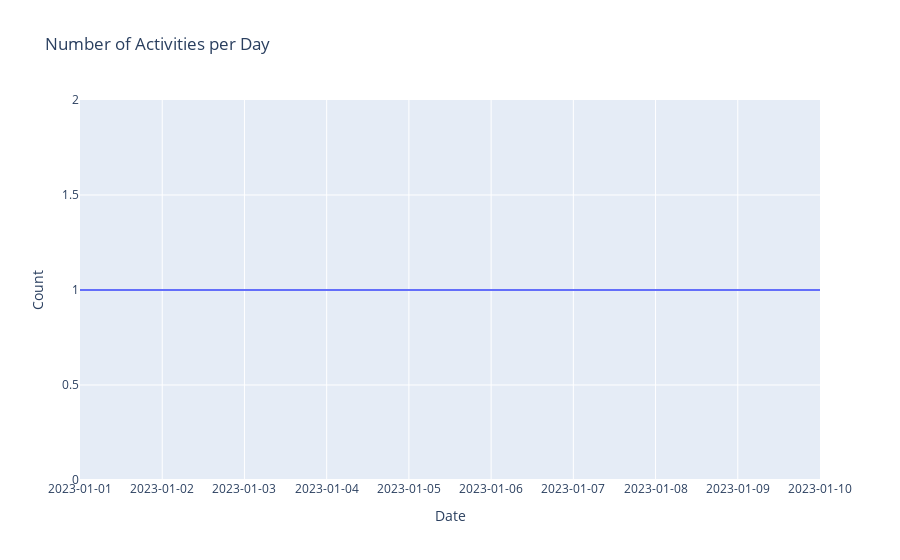

The notebook cell this image was saved under:
### Code cell
activity_logs_df['date_time'] = pd.to_datetime(activity_logs_df['date_time'])
activity_logs_df['Date'] = activity_logs_df['date_time'].dt.date
activity_count = activity_logs_df.groupby('Date').size().reset_index(name='Count')

fig = px.line(activity_count, x='Date', y='Count', title='Number of Activities per Day')
fig.update_xaxes(type='category')
fig.show()

### Figure 1 — Plotly figure (JSON) as saved in the notebook; plotly's stock layout.template omitted (floating-point values rounded to 4 significant figures)
{"data": [{"hovertemplate": "Date=%{x}<br>Count=%{y}<extra></extra>", "legendgroup": "", "line": {"color": "#636efa", "dash": "solid"}, "marker": {"symbol": "circle"}, "mode": "lines", "name": "", "orientation": "v", "showlegend": false, "type": "scatter", "x": ["2023-01-01", "2023-01-02", "2023-01-03", "2023-01-04", "2023-01-05", "2023-01-06", "2023-01-07", "2023-01-08", "2023-01-09", "2023-01-10"], "xaxis": "x", "y": [1, 1, 1, 1, 1, 1, 1, 1, 1, 1], "yaxis": "y"}], "layout": {"legend": {"tracegroupgap": 0}, "title": {"text": "Number of Activities per Day"}, "xaxis": {"anchor": "y", "domain": [0, 1], "title": {"text": "Date"}, "type": "category"}, "yaxis": {"anchor": "x", "domain": [0, 1], "title": {"text": "Count"}}}}
